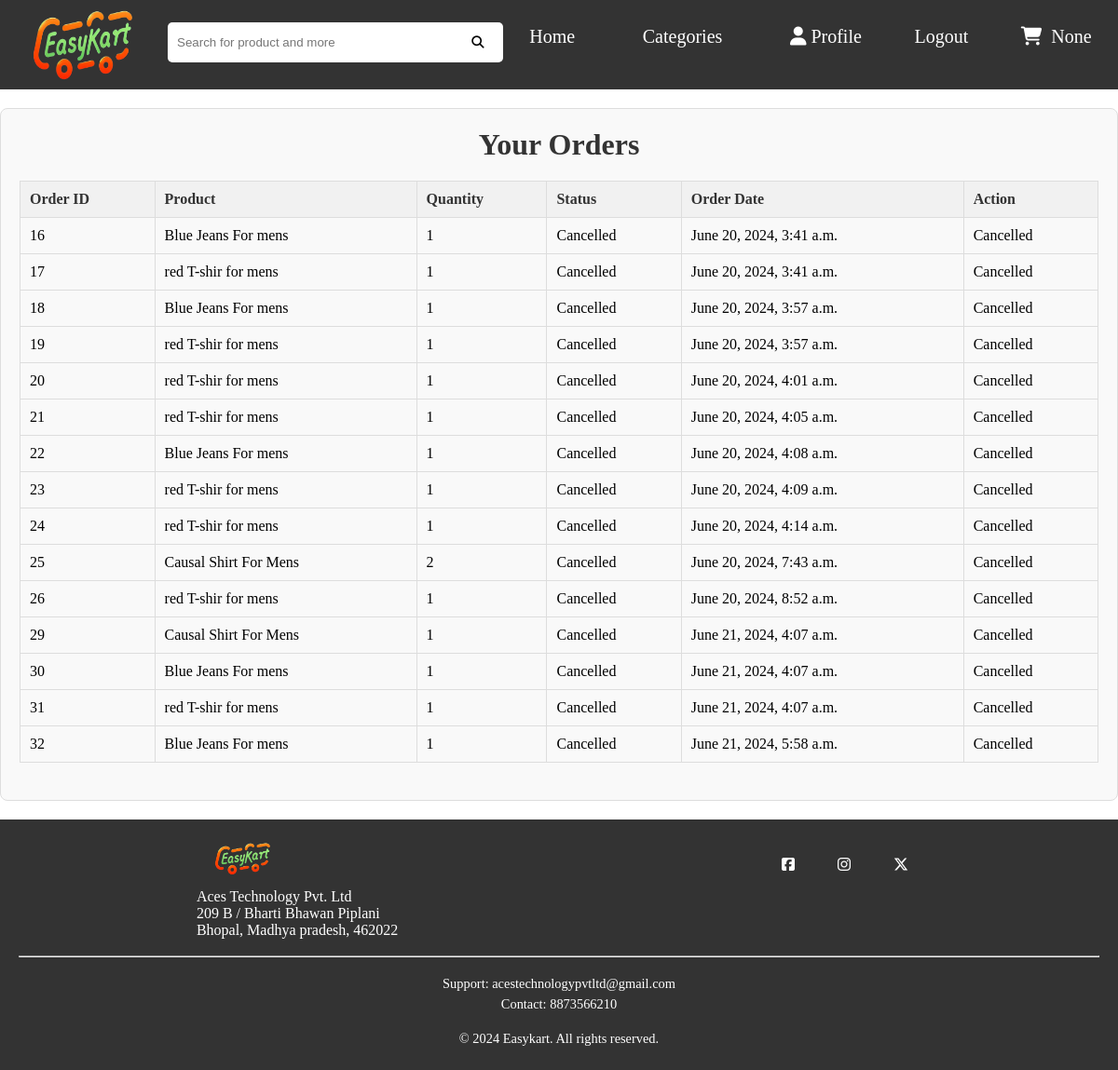
Page /view_all_orders/ (signed in) on the committed database.
### app/models.py (models this page shows, shortened)
class Order(models.Model):
    customer = models.ForeignKey('Customer', on_delete=models.SET_NULL, null=True)
    product = models.ForeignKey('Product', on_delete=models.SET_NULL, null=True)
    quantity = models.IntegerField(default=0)
    created_at = models.DateTimeField(auto_now_add=True)
    status = models.CharField(max_length=20, choices=STATUS_CHOICES, default='Ordered')

class Product(models.Model):
    product_name=models.CharField(max_length=50)
    product_price=models.FloatField(default=0.0)
    product_discount_price=models.FloatField(default=0.0)
    product_description=models.CharField(max_length=300)
    product_category=models.ForeignKey(Product_category,on_delete=models.CASCADE)
    product_image=models.ImageField(upload_to="product_image/")

### app/views.py (the view)
# urls.py: path('view_all_orders/', view_all_orders, name='view_all_orders'),
def view_all_orders(request):
    user_email = request.session.get('user_email')
    if not user_email:
        return redirect('login')
    customer = Customer.objects.get(email=user_email)
    orders = customer.order_set.all()
    total_quantity = request.session.get('cart_quantity')
    return render(request, 'view_all_orders.html', {'orders': orders, 'total_quantity':total_quantity})

### app/templates/view_all_orders.html (shortened to what this page needs)
{% extends "default.html" %}
{% block content %}
<center>
<div class="orders-container">
    <h1>Your Orders</h1>
    {% if orders %}
        <table class="orders-table">
            <thead>
                <tr>
                    <th>Order ID</th>
                    <th>Product</th>
                    <th>Quantity</th>
                    <th>Status</th>
                    <th>Order Date</th>
                    <th>Action</th>
                </tr>
            </thead>
            <tbody>
                {% for order in orders %}
                    <tr>
                        <td>{{ order.id }}</td>
                        <td>{{ order.product.product_name }}</td>
                        <td>{{ order.quantity }}</td>
                        <td>{{ order.get_status_display }}</td>
                        <td>{{ order.created_at }}</td>
                        <td>
                            {% if order.status != 'Cancelled' %}
                                <form method="POST" action="{% url 'cancel_order' order.id %}">
                                    {% csrf_token %}
                                    <button type="submit" class="btn-cancel">Cancel</button>
                                </form>
                            {% else %}
                                <span>Cancelled</span>
                            {% endif %}
                        </td>
                    </tr>
                {% endfor %}
            </tbody>
        </table>
    {% else %}
        <p>You have no orders.</p>
    {% endif %}
</div>
</center>
{% endblock %}

### app/static/css/nav.css (style rules this page uses)
* { margin: 0; padding: 0; box-sizing: border-box; }

### app/static/css/main.css (style rules this page uses)
.orders-container { max-width: 1200px; margin-top: 20px; margin-bottom: 20px; padding: 20px; background-color: #f9f9f9; border: 1px solid #ddd; border-radius: 8px; }
.orders-container h1 { text-align: center; margin-bottom: 20px; color: #333; }
.orders-table { width: 100%; border-collapse: collapse; margin-bottom: 20px; }
.orders-table th, .orders-table td { padding: 10px; border: 1px solid #ddd; text-align: left; }
.orders-table th { background-color: #f1f1f1; color: #333; }
.orders-table tr:nth-child(even) { background-color: #f9f9f9; }

### rows in the picture
Order: id "16", product.product_name "Blue Jeans For mens", quantity "1", status "Cancelled", created_at "June 20, 2024, 3:41 a.m."
Order: id "17", product.product_name "red T-shir for mens", quantity "1", status "Cancelled", created_at "June 20, 2024, 3:41 a.m."
Order: id "18", product.product_name "Blue Jeans For mens", quantity "1", status "Cancelled", created_at "June 20, 2024, 3:57 a.m."
Order: id "19", product.product_name "red T-shir for mens", quantity "1", status "Cancelled", created_at "June 20, 2024, 3:57 a.m."
Order: id "20", product.product_name "red T-shir for mens", quantity "1", status "Cancelled", created_at "June 20, 2024, 4:01 a.m."
Order: id "21", product.product_name "red T-shir for mens", quantity "1", status "Cancelled", created_at "June 20, 2024, 4:05 a.m."
Order: id "22", product.product_name "Blue Jeans For mens", quantity "1", status "Cancelled", created_at "June 20, 2024, 4:08 a.m."
Order: id "23", product.product_name "red T-shir for mens", quantity "1", status "Cancelled", created_at "June 20, 2024, 4:09 a.m."
Order: id "24", product.product_name "red T-shir for mens", quantity "1", status "Cancelled", created_at "June 20, 2024, 4:14 a.m."
Order: id "25", product.product_name "Causal Shirt For Mens", quantity "2", status "Cancelled", created_at "June 20, 2024, 7:43 a.m."
Order: id "26", product.product_name "red T-shir for mens", quantity "1", status "Cancelled", created_at "June 20, 2024, 8:52 a.m."
Order: id "29", product.product_name "Causal Shirt For Mens", quantity "1", status "Cancelled", created_at "June 21, 2024, 4:07 a.m."
Order: id "30", product.product_name "Blue Jeans For mens", quantity "1", status "Cancelled", created_at "June 21, 2024, 4:07 a.m."
Order: id "31", product.product_name "red T-shir for mens", quantity "1", status "Cancelled", created_at "June 21, 2024, 4:07 a.m."
Order: id "32", product.product_name "Blue Jeans For mens", quantity "1", status "Cancelled", created_at "June 21, 2024, 5:58 a.m."

### other values in the picture
{{ total_quantity }} "None"
